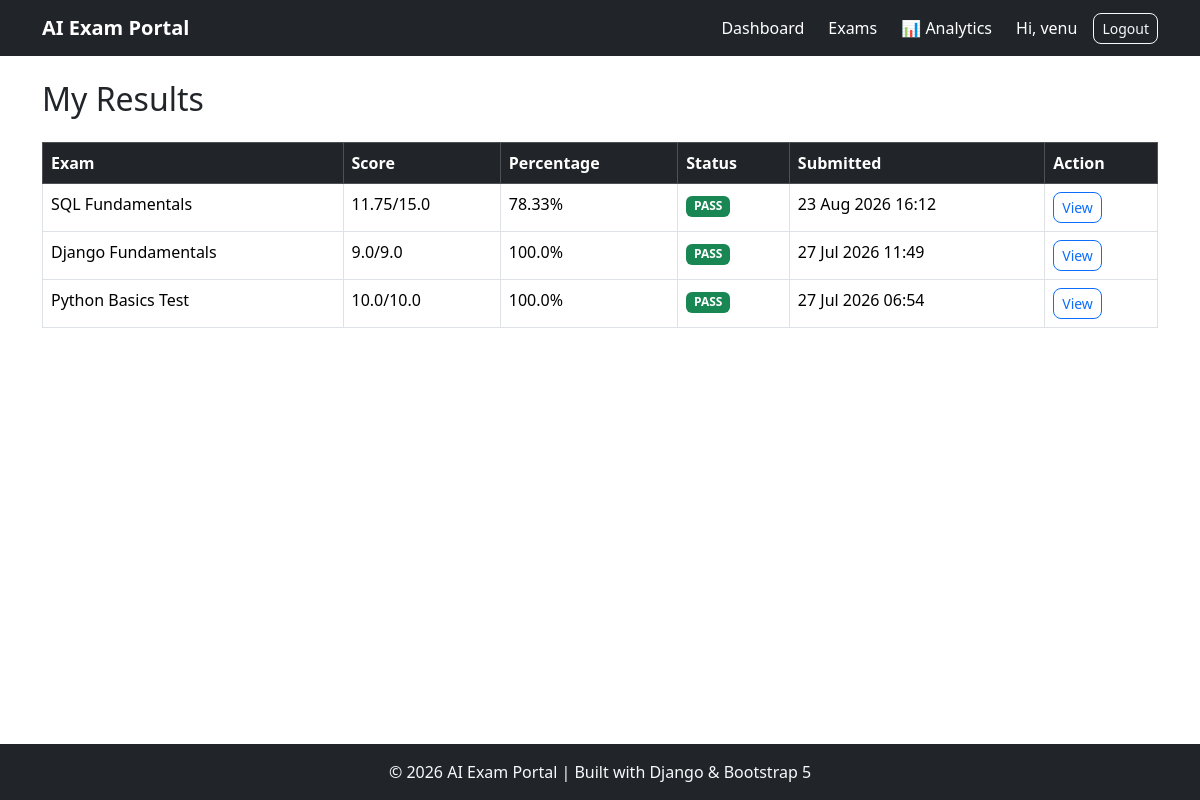
The page /exams/results/ (signed in) on the database its author committed.
### exams/models.py (models this page shows, shortened)
class ExamAttempt(models.Model):
    student = models.ForeignKey(
        User,
        on_delete=models.CASCADE,
        related_name="exam_attempts"
    )
    exam = models.ForeignKey(
        Exam,
        on_delete=models.CASCADE,
        related_name="attempts"
    )
    started_at = models.DateTimeField(
        auto_now_add=True
    )
    submitted_at = models.DateTimeField(
        null=True,
        blank=True
    )
    score = models.FloatField(
        default=0
    )
    total_marks = models.FloatField(default=0)
    is_submitted = models.BooleanField(
        default=False
    )
    class Meta:
        ordering = ['-started_at']
        constraints = [
            models.UniqueConstraint(
                fields=[
                    'student',
                    'exam'
                ],
                condition=Q(
                    is_submitted=True
                ),
                name="unique_submitted_attempt"
            )
        ]
    @property
    def percentage(self):
        if self.total_marks == 0:
            return 0
        return round(
            (self.score / self.total_marks) * 100,
            2
        )

class Exam(models.Model):
    DIFFICULTY_CHOICES = [
        ('Easy', 'Easy'),
        ('Medium', 'Medium'),
        ('Hard', 'Hard'),
    ]
    title = models.CharField(max_length=200)
    subject = models.CharField(max_length=100)
    description = models.TextField(blank=True)
    duration_minutes = models.PositiveIntegerField(default=30)
    negative_marking = models.BooleanField(
        default=False,
        help_text="Enable negative marking for incorrect answers."
    )
    negative_marks = models.FloatField(
        default=0.25,
        help_text="Marks deducted for each incorrect answer."
    )
    marks_per_question = models.FloatField(
        default=1,
        help_text="Marks awarded for each correct answer."
    )
    difficulty = models.CharField(
        max_length=10,
        choices=DIFFICULTY_CHOICES
    )
    created_by = models.ForeignKey(
        User,
        on_delete=models.CASCADE
    )
    created_at = models.DateTimeField(
        auto_now_add=True
    )
    class Meta:
        ordering = ['-created_at']

### exams/views.py (the view)
class ResultListView(LoginRequiredMixin,View):
    template_name="exams/result_list.html"
    def get(self,request):
        attempts = ExamAttempt.objects.filter(
            student=request.user,
            is_submitted=True
        ).select_related(
            "exam"
        )
        return render(
            request,
            self.template_name,
            {
                "attempts":attempts
            }
        )

### templates/exams/result_list.html (shortened to what this page needs)
{% extends 'base.html' %}
{% block content %}
<h2 class="mb-4">My Results</h2>
<table class="table table-bordered table-hover">
    <thead class="table-dark">
        <tr>
            <th>Exam</th>
            <th>Score</th>
            <th>Percentage</th>
            <th>Status</th>
            <th>Submitted</th>
            <th>Action</th>
        </tr>
    </thead>
    <tbody>
        {% for attempt in attempts %}
            <tr>
                <td>{{ attempt.exam.title }}</td>
                <td>{{ attempt.score }}/{{ attempt.total_marks }}</td>
                <td>{{ attempt.percentage }}%</td>
                <td>
                    {% if attempt.percentage >= 40 %}
                        <span class="badge bg-success">PASS</span>
                    {% else %}
                        <span class="badge bg-danger">FAIL</span>
                    {% endif %}
                </td>
                <td>{{ attempt.submitted_at|date:"d M Y H:i" }}</td>
                <td>
                    <a href="{% url 'result_detail' attempt.id %}"
                       class="btn btn-sm btn-outline-primary">
                        View
                    </a>
                </td>
            </tr>
        {% empty %}
            <tr>
                <td colspan="6" class="text-center">
                    No results found.
                </td>
            </tr>
        {% endfor %}
    </tbody>
</table>
{% endblock %}

### templates/base.html (shortened to what this page needs)
<!DOCTYPE html>
<html lang="en">
<head>
    <link href="https://cdn.jsdelivr.net/npm/bootstrap@5.3.3/dist/css/bootstrap.min.css" rel="stylesheet">
    <link rel="stylesheet"
          href="https://cdn.jsdelivr.net/npm/bootstrap-icons@1.11.3/font/bootstrap-icons.min.css">
</head>
<body class="d-flex flex-column min-vh-100">
<nav class="navbar navbar-expand-lg navbar-dark bg-dark">
    <div class="container">
        <a class="navbar-brand fw-bold" href="/">
            AI Exam Portal
        </a>
        <div class="collapse navbar-collapse" id="mainNavbar">
            <div class="navbar-nav ms-auto align-items-lg-center gap-lg-2">
                <a href="{% url 'dashboard' %}"
                   class="nav-link text-white">
                    Dashboard
                </a>
                <a href="{% url 'exam_list' %}"
                   class="nav-link text-white">
                    Exams
                </a>
                <a href="{% url 'performance_analytics' %}"
                   class="nav-link text-white">
                    📊 Analytics
                </a>
                {% if user.is_authenticated %}
                    <span class="nav-link text-white">
                        Hi, {{ user.username }}
                    </span>
                    <form method="post"
                          action="{% url 'logout' %}"
                          class="d-lg-inline">
                        <button type="submit"
                                class="btn btn-outline-light btn-sm w-100 w-lg-auto">
                            Logout
                        </button>
                    </form>
                {% endif %}
            </div>
        </div>
    </div>
</nav>
<main class="container py-4 flex-grow-1">
    {% block content %}{% endblock %}
</main>
<footer class="bg-dark text-light text-center py-3 mt-auto">
    <p class="mb-0">
        © 2026 AI Exam Portal | Built with Django  & Bootstrap 5
    </p>
</footer>
</body>
</html>

### templates/base.html (style rules this page uses)
.btn { transition: all 0.25s ease; border-radius: 8px; }

### rows shown on the page
ExamAttempt: exam "SQL Fundamentals", score "11.75", total_marks "15.0", percentage "78.33", shows "PASS", submitted_at "23 Aug 2026 16:12"
ExamAttempt: exam "Django Fundamentals", score "9.0", total_marks "9.0", percentage "100.0", shows "PASS", submitted_at "27 Jul 2026 11:49"
ExamAttempt: exam "Python Basics Test", score "10.0", total_marks "10.0", percentage "100.0", shows "PASS", submitted_at "27 Jul 2026 06:54"

### other values the page prints
{{ user.username }} "venu"
